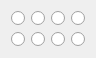
   <widget class="QWidget" name="gridLayoutWidget_9">
    <property name="geometry">
     <rect>
      <x>270</x>
      <y>130</y>
      <width>96</width>
      <height>48</height>
     </rect>
    </property>
    <layout class="QGridLayout" name="gridLayout_9">
     <item row="1" column="1">
      <widget class="QRadioButton" name="radioButton_65">
       <property name="text">
        <string/>
       </property>
       <property name="autoExclusive">
        <bool>false</bool>
       </property>
      </widget>
     </item>
     <item row="1" column="0">
      <widget class="QRadioButton" name="radioButton_66">
       <property name="text">
        <string/>
       </property>
       <property name="autoExclusive">
        <bool>false</bool>
       </property>
      </widget>
     </item>
     <item row="1" column="2">
      <widget class="QRadioButton" name="radioButton_67">
       <property name="text">
        <string/>
       </property>
       <property name="autoExclusive">
        <bool>false</bool>
       </property>
      </widget>
     </item>
     <item row="2" column="0">
      <widget class="QRadioButton" name="radioButton_68">
       <property name="text">
        <string/>
       </property>
       <property name="autoExclusive">
        <bool>false</bool>
       </property>
      </widget>
     </item>
     <item row="2" column="2">
      <widget class="QRadioButton" name="radioButton_69">
       <property name="text">
        <string/>
       </property>
       <property name="autoExclusive">
        <bool>false</bool>
       </property>
      </widget>
     </item>
     <item row="1" column="3">
      <widget class="QRadioButton" name="radioButton_70">
       <property name="text">
        <string/>
       </property>
       <property name="autoExclusive">
        <bool>false</bool>
       </property>
      </widget>
     </item>
     <item row="2" column="1">
      <widget class="QRadioButton" name="radioButton_71">
       <property name="text">
        <string/>
       </property>
       <property name="autoExclusive">
        <bool>false</bool>
       </property>
      </widget>
     </item>
     <item row="2" column="3">
      <widget class="QRadioButton" name="radioButton_72">
       <property name="styleSheet">
        <string notr="true"/>
       </property>
       <property name="text">
        <string/>
       </property>
       <property name="autoExclusive">
        <bool>false</bool>
       </property>
      </widget>
     </item>
    </layout>
   </widget>
